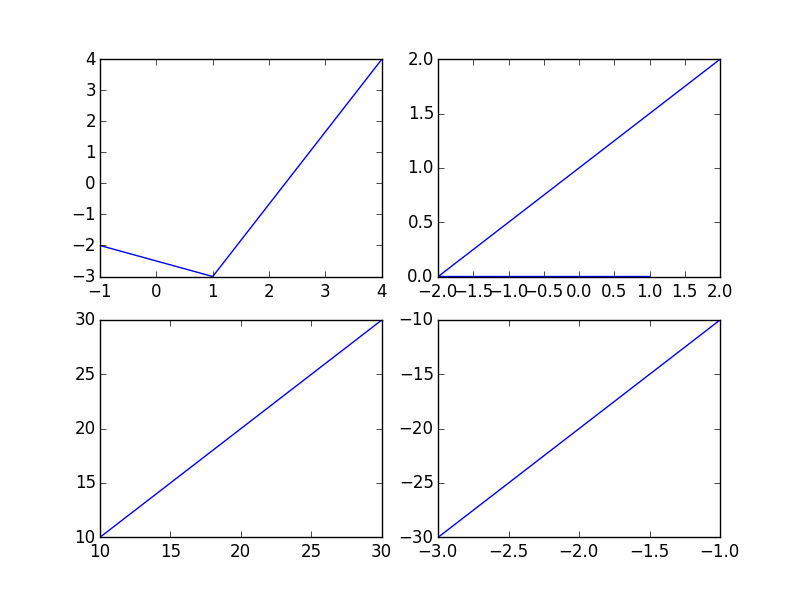

This figure's Python source:
import matplotlib.pyplot as plt
fig = plt.figure() 
# variable fig stores "figure" instance
ax1 = fig.add_subplot(221)
# variable ax1 stores the subplot of figure at 1st place in 2 x 1 matrix 
ax1.plot([-1, 1, 4], [-2, -3, 4]);
# ax1 iscalled and plot fucntion is given to it.
# plot function carries two lists giving x and y axis points for graph
ax2 = fig.add_subplot(222)
ax2.plot([1, -2, 2], [0, 0, 2]);
# same logic as for ax1
ax3 = fig.add_subplot(223)
ax3.plot([10, 20, 30], [10, 20, 30]);
ax4 = fig.add_subplot(224)
ax4.plot([-1, -2, -3], [-10, -20, -30]);
plt.show()
# show the figure on computer terminal
